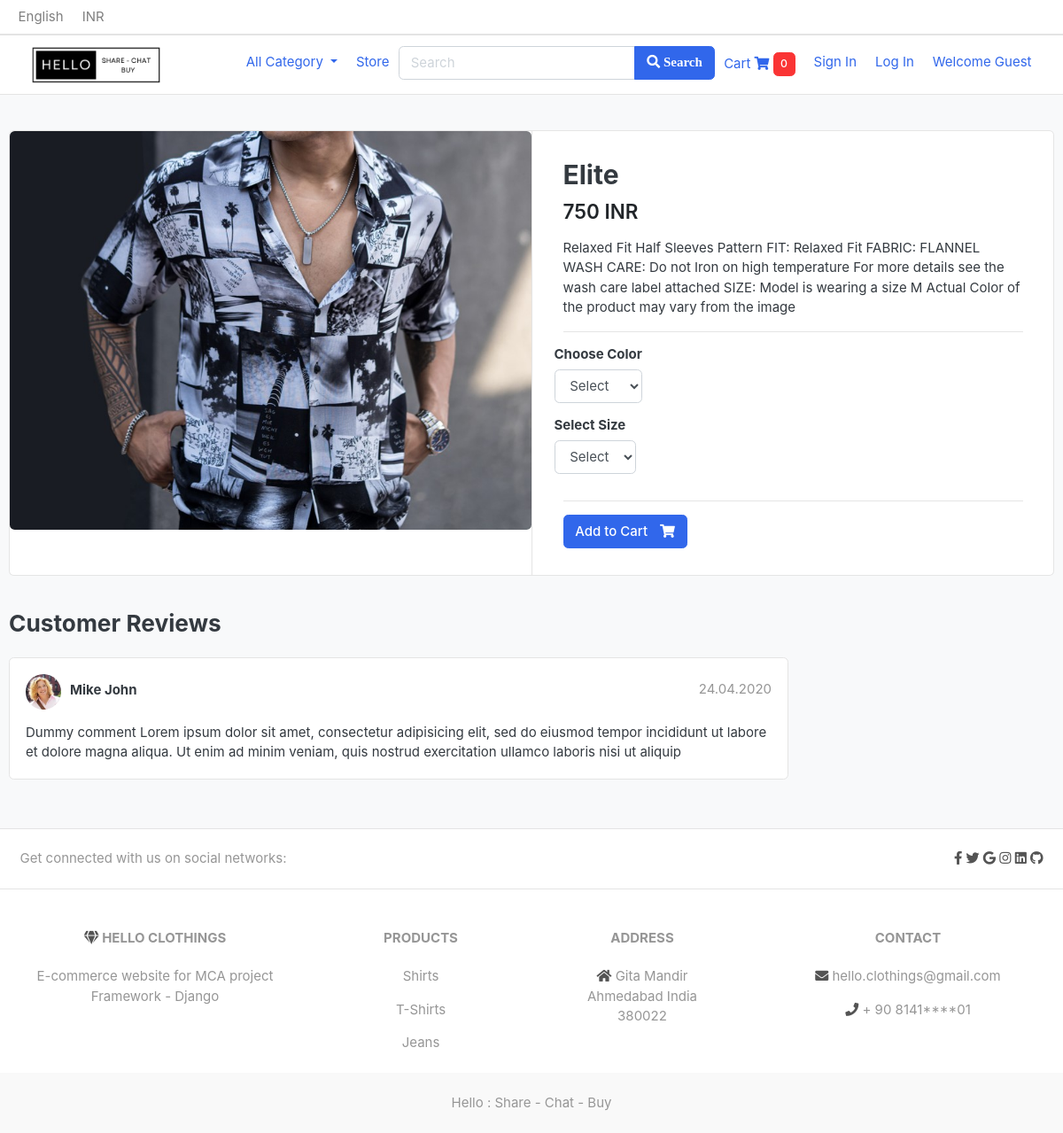
Page /store/shirts/elite/ on the committed database.
### store/models.py (models this page shows, shortened)
class Product(models.Model):
    product_name    = models.CharField(max_length=200, unique=True)
    slug            = models.SlugField(max_length=200, unique=True)
    description     = models.TextField(max_length=500, blank=True)
    price           = models.IntegerField()
    images          = models.ImageField(upload_to='photos/products')
    stock           = models.IntegerField()
    is_available    = models.BooleanField(default=True)
    category        = models.ForeignKey(Category, on_delete=models.CASCADE)
    created_date    = models.DateTimeField(auto_now_add=True)
    modified_date   = models.DateTimeField(auto_now=True)

### store/views.py (the view)
# urls.py: path('<slug:category_slug>/<slug:product_slug>/',views.product_detail, name='product_detail'),
def product_detail(request, category_slug, product_slug):
    try:
        single_product = Product.objects.get(category__slug=category_slug, slug=product_slug)
        in_cart = CartItem.objects.filter(cart__cart_id=_cart_id_(request), product=single_product).exists()
    except Exception as e:
        raise e
    context = {
        'single_product':single_product,
        'in_cart':in_cart,
    }
    return render(request, 'store/product_detail.html', context)

### carts/context_processors.py (called while the page is built)
def counter(request):
    cart_count = 0
    if 'admin' in request.path:
        return {}
    else:
        try:
            cart = Cart.objects.filter(cart_id=_cart_id_(request))
            cart_items = CartItem.objects.all().filter(cart=cart[:1])
            for cart_item in cart_items:
                cart_count += cart_item.quantity
        except Cart.DoesNotExist:
            cart_count = 0
    return dict(cart_count=cart_count)

### carts/views.py (called while the page is built)
def _cart_id_(request):
    cart = request.session.session_key
    if not cart:
        cart = request.session.create()
    return cart

### category/context_processors.py (called while the page is built)
def menu_links(request):
    links = Category.objects.all()
    return dict(links=links)

### category/models.py (called while the page is built)
    def get_url(self):
        return reverse('products_by_category', args=[self.slug])

### store/models.py (called while the page is built)
    def colors(self):
        return super(VariationManager, self).filter(variation_category='color', is_active=True)

    def sizes(self):
        return super(VariationManager, self).filter(variation_category='size', is_active=True)

### templates/store/product_detail.html (shortened to what this page needs)
{% extends 'base.html' %}
{% load static %}
{% block content %}
<section class="section-content padding-y bg">
<div class="container">
<div class="card">
	<div class="row no-gutters">
		<aside class="col-md-6">
<article class="gallery-wrap">
	<div class="img-big-wrap">
	   <a href="#"><img src="{{ single_product.images.url }}"></a>
	</div>
</article>
		</aside>
		<main class="col-md-6 border-left">
<form action="{% url 'add_cart' single_product.id %}" method="post">
<article class="content-body">
<h2 class="title">{{ single_product.product_name }}</h2>
<div class="mb-3">
	<var class="price h4">{{ single_product.price }} INR </var>
</div>
<p>{{ single_product.description }}</p>
<hr>
	<div class="row">
		<div class="item-option-select">
			<h6>Choose Color</h6>
			<select  name="color" class="form-control" required>
				<option value="" disabled selected>Select</option>
			</select>
		</div>
	</div>
	<div class="row">
		<div class="item-option-select">
			<h6>Select Size</h6>
				<select name="size" class="form-control" required>
					<option value="" disabled selected>Select</option>
				</select>
		</div>
	</div>
	<hr>
	{% if single_product.stock <= 0 %}
		<h5 class="btn btn-danger">Out of Stock</h5>
	{% else %}
		<button type="submit" class="btn  btn-primary"> <span class="text">Add to Cart</span> <i class="fas fa-shopping-cart"></i>  </button>
	{% endif %}
</article>
</form>
		</main>
	</div>
</div>
<br>
<div class="row">
			<div class="col-md-9">
	<header class="section-heading">
		<h3>Customer Reviews </h3>
	</header>
	<article class="box mb-3">
		<div class="icontext w-100">
			<img src="{% static './images/avatars/avatar1.jpg' %}" class="img-xs icon rounded-circle">
			<div class="text">
				<span class="date text-muted float-md-right">24.04.2020 </span>
				<h6 class="mb-1">Mike John </h6>
			</div>
		</div>
		<div class="mt-3">
			<p>
				Dummy comment Lorem ipsum dolor sit amet, consectetur adipisicing elit, sed do eiusmod
				tempor incididunt ut labore et dolore magna aliqua. Ut enim ad minim veniam,
				quis nostrud exercitation ullamco laboris nisi ut aliquip
			</p>
		</div>
	</article>
	</div>
</div>
</div>
</section>
{% endblock %}

### static/css/ui.css (style rules this page uses)
html { font-family: "Inter", sans-serif; font-size: 15px; }
.content-body { flex: 1 1 auto; padding: 2rem 2.3rem; }
.img-xs, .img-sm, .img-md, .img-lg { -o-object-fit: cover; object-fit: cover; flex-shrink: 0; flex-grow: 0; }
.img-xs { width: 40px; height: 40px; }
.padding-y { padding-top: 40px; padding-bottom: 40px; }
var { font-style: normal; }
article:after, .form-group:after { display: block; clear: both; content: ""; }
.bg { background-color: #f8f9fa; }
.section-heading { margin-bottom: 20px; margin-top: 15px; }
p:last-child { margin-bottom: 0; }
.btn .text + i { margin-left: 10px; }
.icontext { display: inline-flex; align-items: center; vertical-align: middle; }
.icontext .text { width: 100%; line-height: 1.2; }
.icontext .icon { position: relative; margin-right: 10px; flex-shrink: 0; flex-grow: 0; }
.price { font-weight: 600; color: #212529; }
.box { padding: 18px; background: #fff; border-radius: 0.37rem; border: 1px solid #e4e4e4; }
.box img { max-width: 100%; }
.gallery-wrap .img-big-wrap { margin-bottom: 10px; border-radius: 0.37rem; overflow: hidden; background-color: #fff; }
.gallery-wrap .img-big-wrap a { text-align: center; display: block; }
.gallery-wrap .img-big-wrap img { height: 450px; width: auto; display: inline-block; }
.item-option-select { margin-bottom: 1rem; display: inline-block; margin-right: 15px; }

### rows in the picture
Product: images (picture), product_name "Elite", price "750", description "Relaxed Fit Half Sleeves Pattern FIT: Relaxed Fit FABRIC: FLANNEL WASH CARE: Do not Iron on high temperature For more details see the wash care label attached SIZE: Model is wearing a size M Actual Color of the product may vary from the image"

### other values in the picture
{{ cart_count }} "0"
